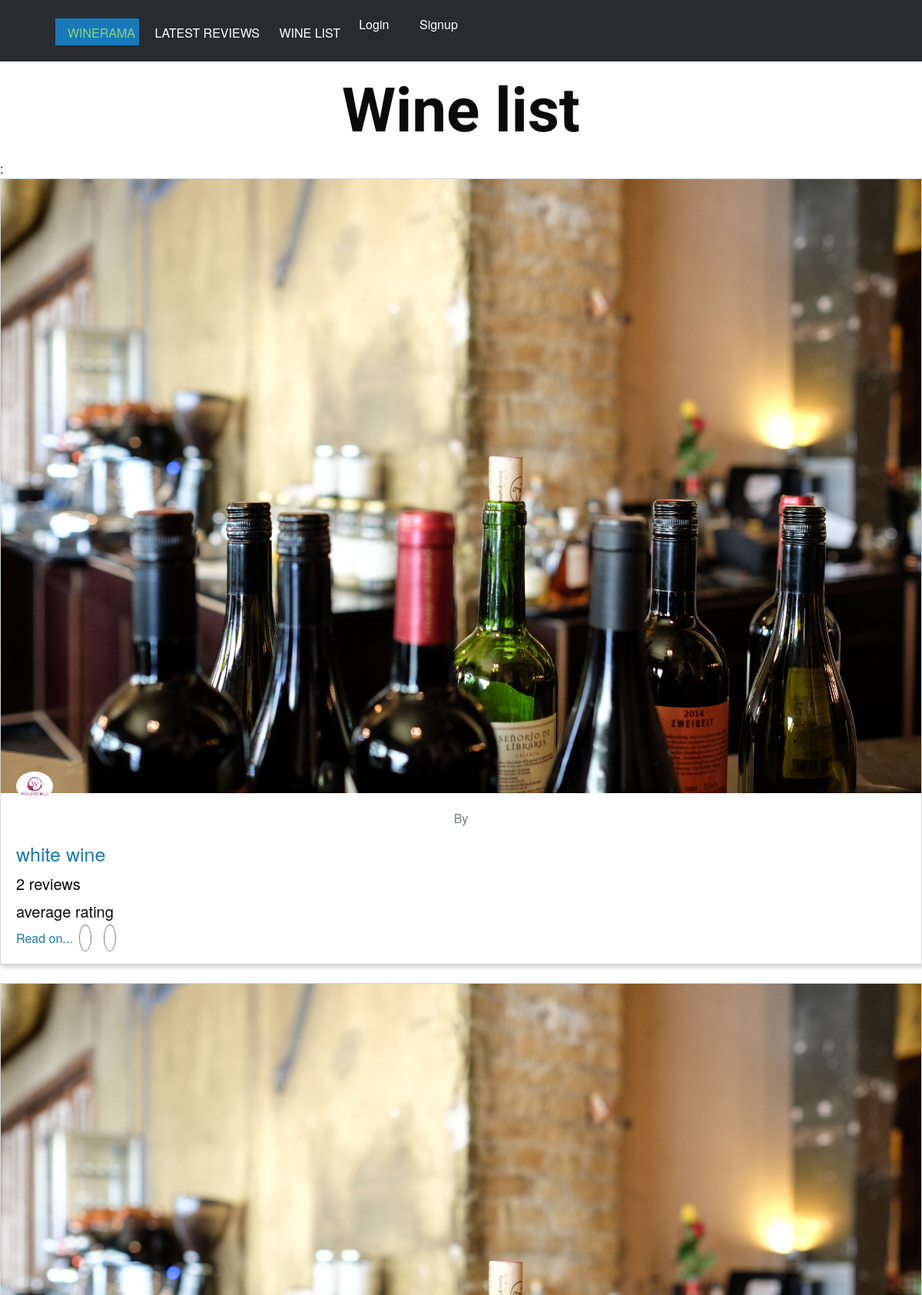
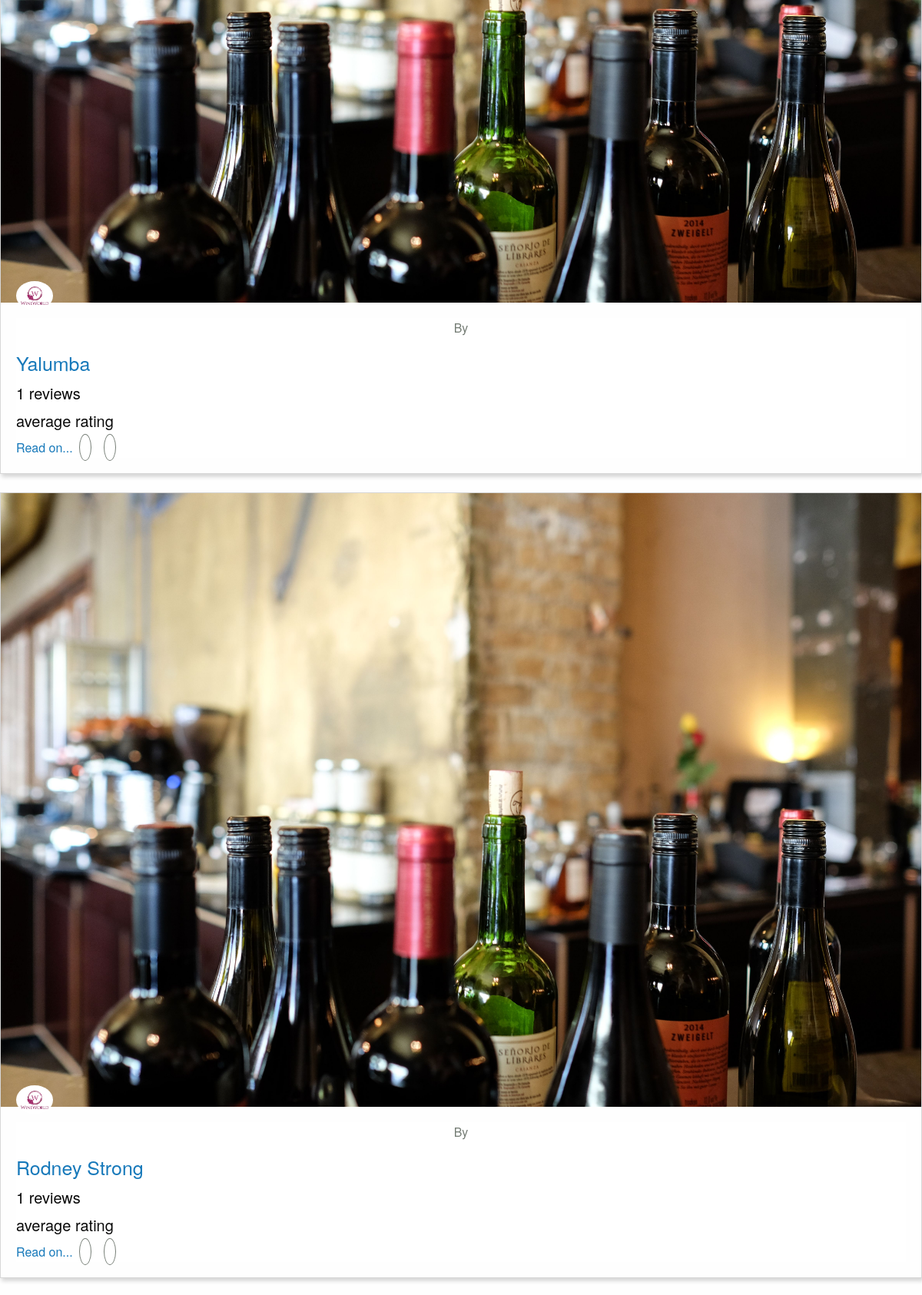
The page / (upper part) on the database its author committed (2 pictures, top to bottom).
### reviews/models.py (models this page shows, shortened)
class Wine (models.Model):
    name =  models.CharField(max_length=200)
    description = models.TextField(null=True)

### reviews/views.py (the view)
# urls.py: url(r'^$', views.wine_list, name='wine_list'),
def wine_list(request):
    wine_list = Wine.objects.order_by('-name')
    latest_review_list = Review.objects.order_by('-pub_date')
    context = {
    'wine_list' : wine_list,
    'latest_review_list' :latest_review_list
    }
    return render(request, 'reviews/wine_list.html', context)

### reviews/templates/reviews/wine_list.html (shortened to what this page needs)
{% extends 'reviews/base.html' %}
{% load staticfiles %}
{% block title %}
  <h2>Wine list</h2>
{% endblock %}
{% block content %}
  {% if wine_list %}:
    <div class="row">
      <div class="medium-9 large-9 columns">
        {% for wine in wine_list %}
          <div class="medium-6 large-4 columns">
            <article class="article-card">
              <img src="{% static 'img/img-1.jpeg' %}">
              <div class="card-content">
                <img class="post-icon" src="{% static 'img/logo-1.png' %}" alt="foundation icon">
                <p class="post-author">By <a href="#">{{review.user_name}}</a></p>
                <h4><a href="{% url 'reviews:wine_detail' wine.id %}">{{ wine.name }}</a></h4>
                <h5>{{ wine.review_set.count }} reviews</h5>
                <h5>{{ wine.average_rating | floatformat }} average rating</h5>
                <p>
                  <a href="{% url 'reviews:wine_detail' wine.id %}">Read on...</a>
                  <a href="#" class="right"><i class="fi-share"></i></a>
                  <a href="#" class="right"><i class="fi-heart"></i></a>
                </p>
              </div>
            </article>
          </div>
        {% endfor %}
      </div>
    </div>
  {% else %}
    <p>No wines are available.</p>
  {% endif %}
{% endblock %}

### static/css/aapp.css (style rules this page uses)
h2 { font-family: 'Great Vibes', cursive; font-size: 5rem; }
.row { max-width: 100%; }
h2 { text-align: center; font-weight: 700; }
.article-card { border: 1px solid #d7d7d7; margin-bottom: 1.5rem; box-shadow: 2px 4px 5px 0px #d7d7d7; }
.article-card .card-content { background: #fff; margin: 1.25rem; }
.article-card .card-content .post-author { text-align: center; }
.article-card .card-content h4 { color: #CF000F; }
.article-card .card-content p { color: #757D75; }
.article-card .card-content a i { font-weight: 300; color: #757D75; margin: 0 .5rem; padding: 5px 7px 5px 7px; border: 1px solid #757D75; border-radius: 50%; }
.article-card .card-content img.post-icon { position: absolute; width: 3rem; border-radius: 50%; margin-top: -3rem; }

### rows shown on the page
Wine: name "white wine", review_set.count "2"
Wine: name "Yalumba", review_set.count "1"
Wine: name "Rodney Strong", review_set.count "1"
